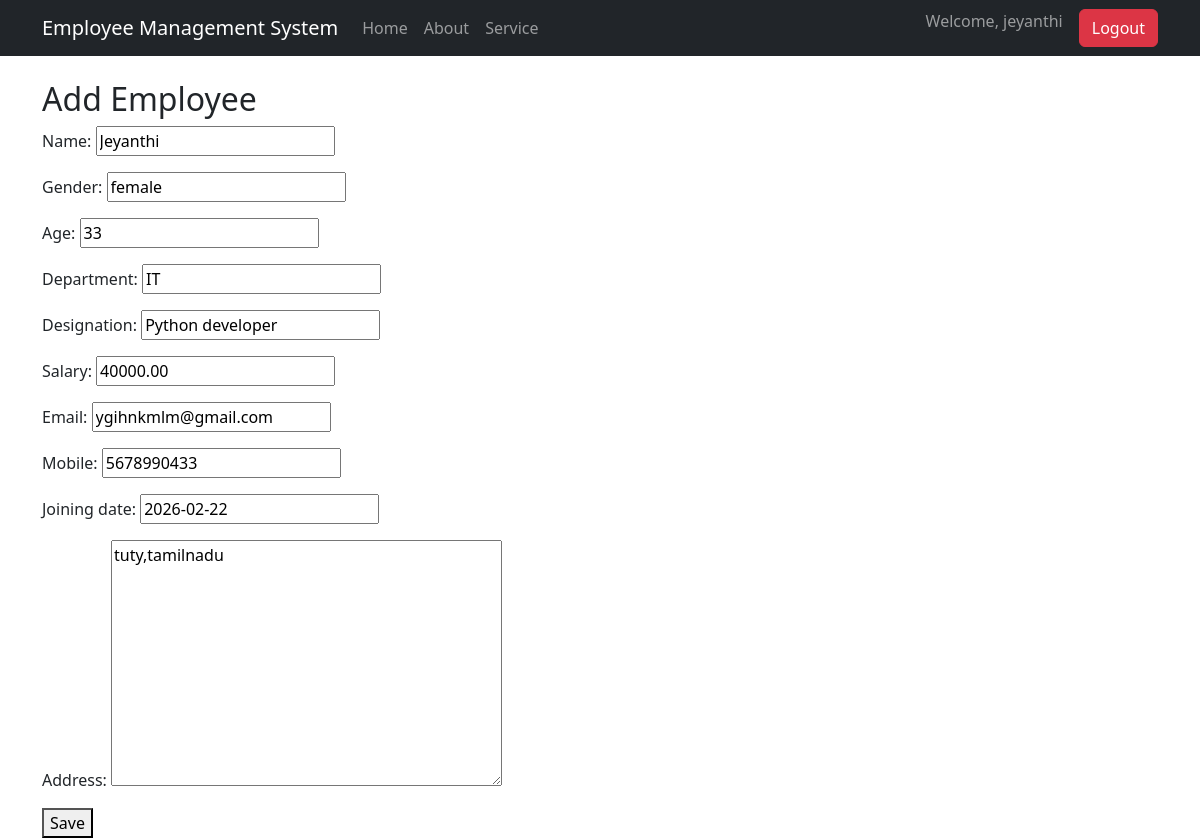
Page /employees/edit/1/ (signed in) on the committed database.
### employee_app/models.py (models this page shows, shortened)
class Employee(models.Model):
    name = models.CharField(max_length=100)
    gender = models.CharField(max_length=10)
    age = models.IntegerField()
    department = models.CharField(max_length=100)
    designation = models.CharField(max_length=100)
    salary = models.DecimalField(max_digits=10, decimal_places=2)
    email = models.EmailField()
    mobile = models.CharField(max_length=10)
    joining_date = models.DateField()
    address = models.TextField()

### employee_app/views.py (the view)
# urls.py: path("employees/edit/<int:id>/", views.employeeedit, name="employeeedit"),
@login_required
def employeeedit(request, id):
    employee = get_object_or_404(Employee, id=id)
    if request.method == "POST":
        form = EmployeeForm(request.POST, instance=employee)
        if form.is_valid():
            form.save()
            return redirect("employee_list")
    else:
        form = EmployeeForm(instance=employee)
    return render(request, "employee_form.html", {"form": form})

### employee_app/forms.py
class EmployeeForm(forms.ModelForm):
    class Meta:
        model = Employee
        fields = "__all__"

### templates/employee_form.html (shortened to what this page needs)
{% extends 'base.html' %}
{% block content %}
<h2>Add Employee</h2>
<form method="POST">
    {{ form.as_p }}
    <button type="submit">Save</button>
</form>
{% endblock %}

### templates/base.html (shortened to what this page needs)
<!DOCTYPE html>
<html>
<head>
    <link href="https://cdn.jsdelivr.net/npm/bootstrap@5.3.8/dist/css/bootstrap.min.css" rel="stylesheet">
</head>
<body>
    <nav class="navbar navbar-expand-lg navbar-dark bg-dark">
        <div class="container">
            <a class="navbar-brand" href="{% url 'home' %}">
                Employee Management System
            </a>
            <div class="collapse navbar-collapse" id="navbarNav">
                <ul class="navbar-nav">
                    <li class="nav-item">
                        <a class="nav-link" href="{% url 'home' %}">Home</a>
                    </li>
                    <li class="nav-item">
                        <a class="nav-link" href="{% url 'about' %}">About</a>
                    </li>
                    <li class="nav-item">
                        <a class="nav-link" href="{% url 'service' %}">Service</a>
                    </li>
                </ul>
               <ul class="navbar-nav ms-auto">
    {% if user.is_authenticated %}
        <li class="nav-item">
            <span class="navbar-text me-3">
                Welcome, {{ user.username }}
            </span>
        </li>
        <li class="nav-item">
            <form method="post" action="{% url 'logout' %}">
                <button type="submit" class="btn btn-danger">
                    Logout
                </button>
            </form>
        </li>
    {% else %}
        <li class="nav-item">
            <a class="btn btn-primary" href="{% url 'login' %}">
                Login
            </a>
        </li>
    {% endif %}
</ul>
            </div>
        </div>
    </nav>
    <div class="container mt-4">
        {% block content %}
        {% endblock %}
    </div>
</body>
</html>

### rows in the picture
Employee: name "Jeyanthi", gender "female", age "33", department "IT", designation "Python developer", salary "40000.00", email "ygihnkmlm@gmail.com", mobile "5678990433", joining_date "2026-02-22", address "tuty,tamilnadu"

### other values in the picture
{{ user.username }} "jeyanthi"
